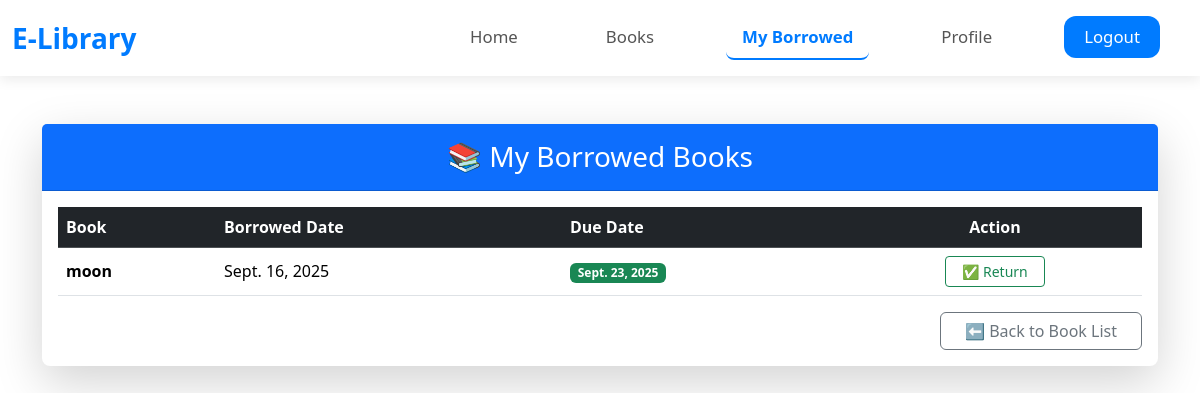
The page /my-borrowed/ (signed in) on the database as committed earlier.
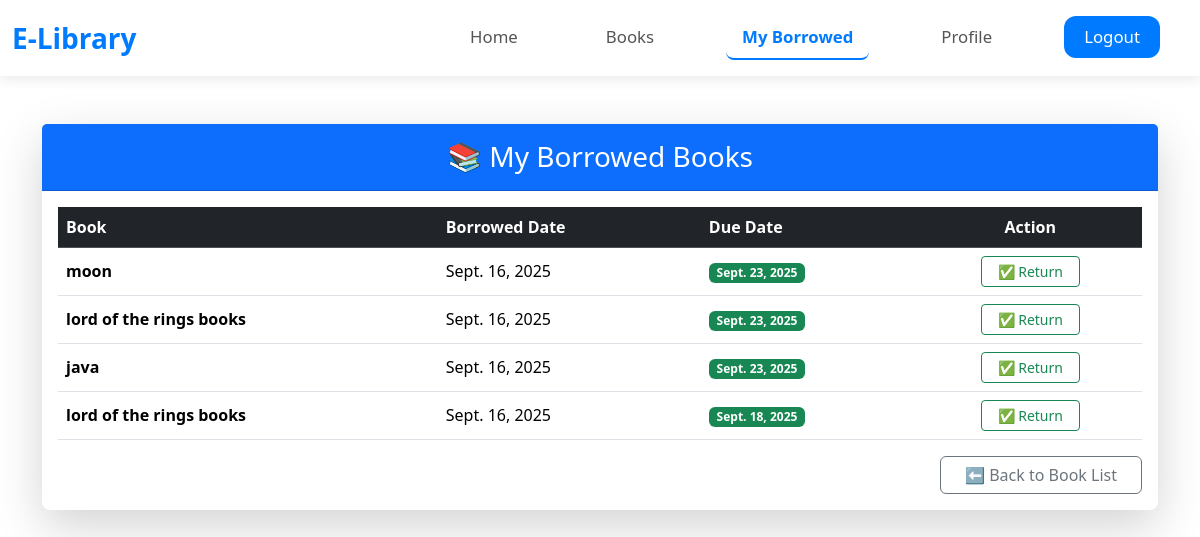
The same page on the database as committed later.
### library/models.py (models this page shows, shortened)
class Transaction(models.Model):
    STATUS_CHOICES = [
        ('borrowed', 'Borrowed'),
        ('returned', 'Returned'),
    ]
    user = models.ForeignKey(User, on_delete=models.CASCADE) #who borrowed the book.
    book = models.ForeignKey(Book, on_delete=models.CASCADE)# Which book was borrowed.
    borrowed_date = models.DateField(default=timezone.now)
    due_date = models.DateField() # Set days when borrowing
    returned_date = models.DateField(null=True, blank=True)
    status = models.CharField(max_length=10, choices=STATUS_CHOICES, default='borrowed')

class Book(models.Model):
    title = models.CharField(max_length=255)
    author = models.CharField(max_length=255)
    category = models.CharField(max_length=100)
    pages = models.PositiveIntegerField()
    total_copies = models.PositiveIntegerField(default=1)
    available_copies = models.PositiveIntegerField(default=1)
    created_at = models.DateTimeField(auto_now_add=True)
    added_by_id = models.IntegerField(default=0)

### library/views.py (the view)
# urls.py: path('my-borrowed/', views.my_borrowed_books, name='my_borrowed_books'),
@login_required
def my_borrowed_books(request):
    user = request.user
    transactions = Transaction.objects.filter(user=user, status='borrowed')
    return render(request, 'library/my_borrowed_books.html', {'transactions': transactions})

### library/templates/library/my_borrowed_books.html
{% include "base.html" %}
{% block content %}
<div class="container my-5">
    <div class="card shadow-lg border-0 rounded-3">
        <div class="card-header bg-primary text-white text-center py-3">
            <h3 class="mb-0">📚 My Borrowed Books</h3>
        </div>
        <div class="card-body">
            <table class="table table-hover align-middle">
                <thead class="table-dark">
                    <tr>
                        <th scope="col">Book</th>
                        <th scope="col">Borrowed Date</th>
                        <th scope="col">Due Date</th>
                        <th scope="col" class="text-center">Action</th>
                    </tr>
                </thead>
                <tbody>
                    {% for txn in transactions %}
                    <tr>
                        <td><strong>{{ txn.book.title }}</strong></td>
                        <td>{{ txn.borrowed_date }}</td>
                        <td>
                            {% if txn.due_date < today %}
                                <span class="badge bg-danger">Overdue: {{ txn.due_date }}</span>
                            {% else %}
                                <span class="badge bg-success">{{ txn.due_date }}</span>
                            {% endif %}
                        </td>
                        <td class="text-center">
                            <a href="{% url 'return_book' txn.id %}" class="btn btn-sm btn-outline-success px-3">
                                ✅ Return
                            </a>
                        </td>
                    </tr>
                    {% empty %}
                    <tr>
                        <td colspan="4" class="text-center text-muted">
                            <em>No borrowed books.</em>
                        </td>
                    </tr>
                    {% endfor %}
                </tbody>
            </table>
            <div class="d-flex justify-content-end">
                <a href="{% url 'book_list' %}" class="btn btn-outline-secondary px-4">
                    ⬅ Back to Book List
                </a>
            </div>
        </div>
    </div>
</div>
{% endblock %}

Rows that differ between the two databases and show on the page:
added Transaction: book "lord of the rings books", borrowed_date "Sept. 16, 2025", due_date "Sept. 23, 2025"
added Transaction: book "java", borrowed_date "Sept. 16, 2025", due_date "Sept. 23, 2025"
added Transaction: book "lord of the rings books", borrowed_date "Sept. 16, 2025", due_date "Sept. 18, 2025"
